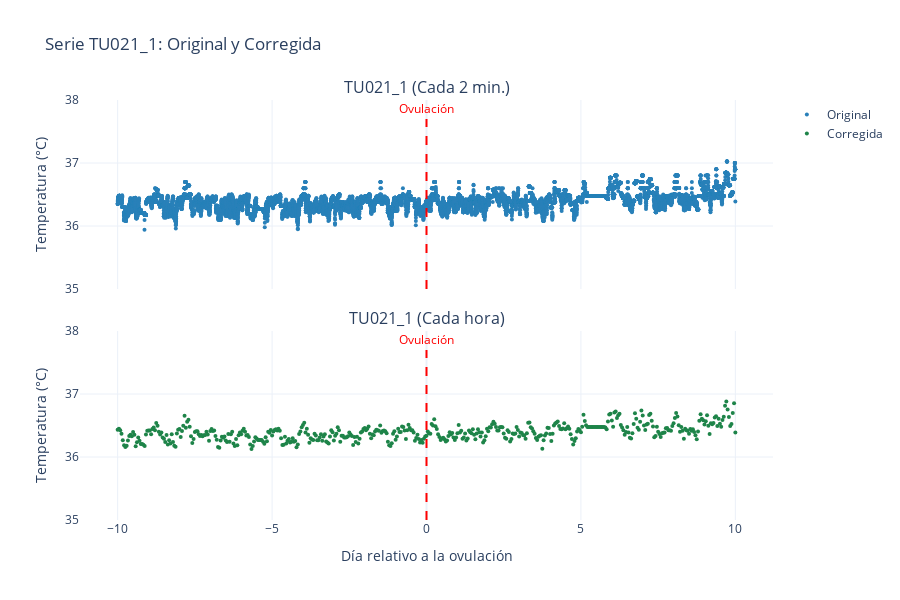
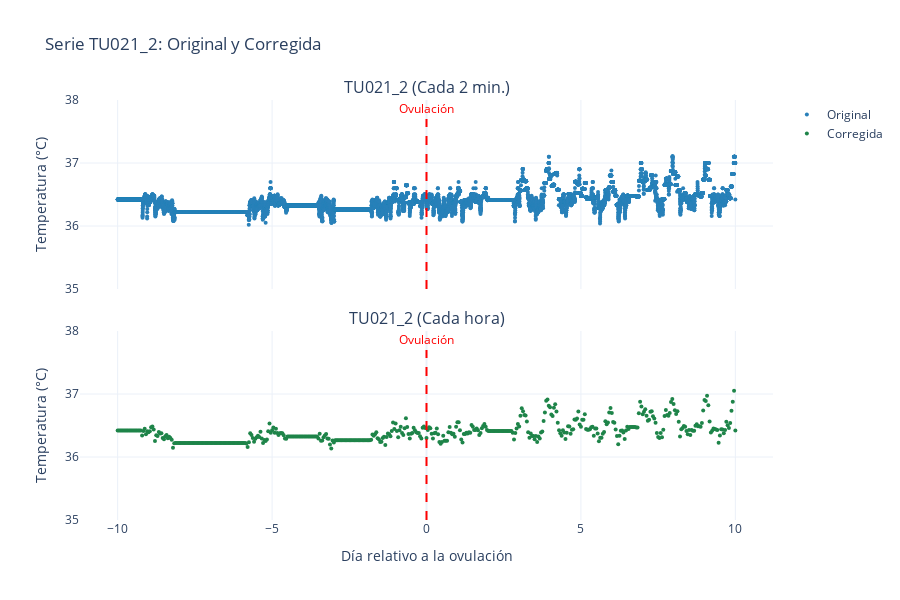
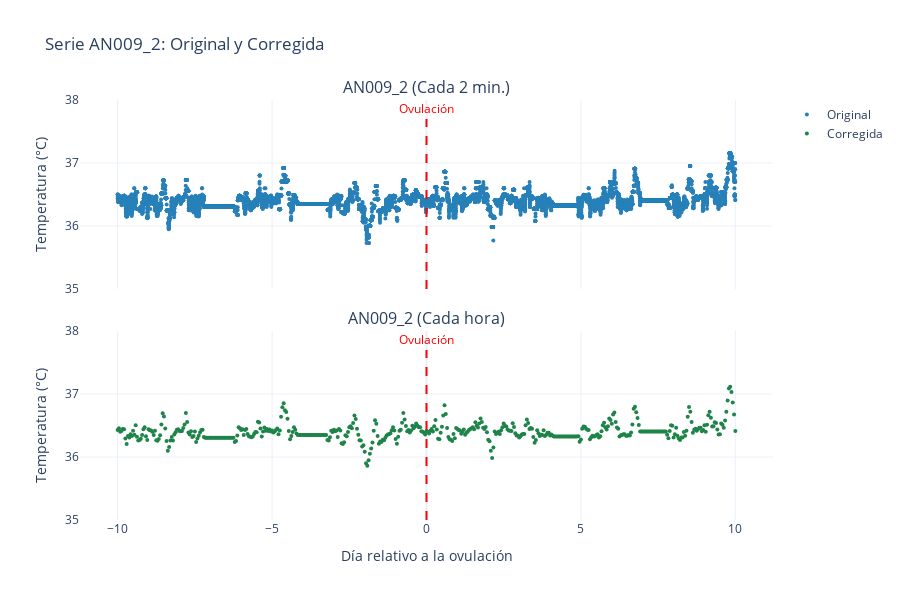
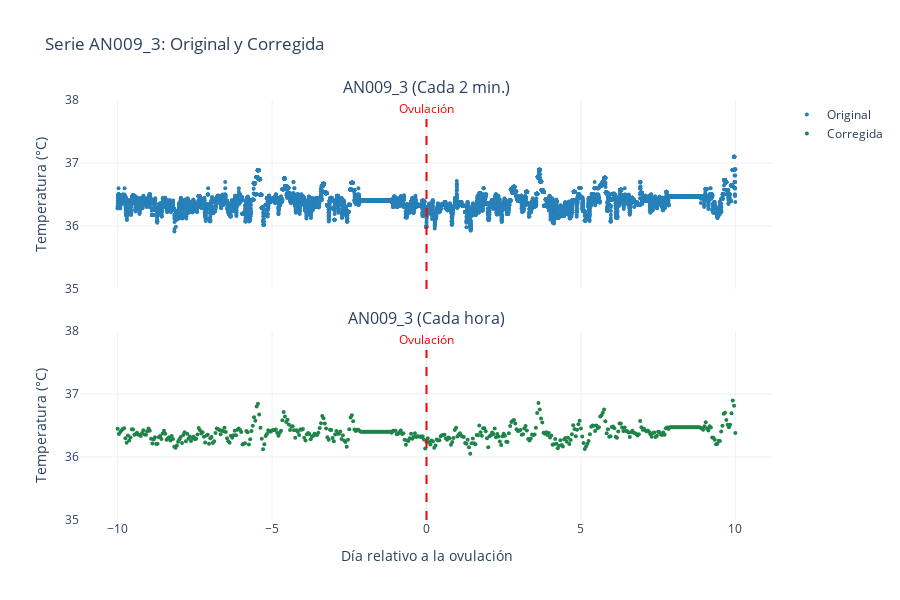

Source (notebook cell) for these figures, in order:
### Code cell
print_series_zoom(muestras_orig=muestras_ovul, muestras_corr=muestras_ovul_horas, list_ids = list(muestras_ovul.keys())[:5], modo_visualizacion="separadas")

### Figure 1 — Plotly figure (JSON) as saved in the notebook; plotly's stock layout.template omitted (floating-point values rounded to 4 significant figures; data arrays with more than 128 entries replaced by an {"elided": "..."} marker saying what was removed)
{"data": [{"marker": {"color": "#2980B9", "size": 4}, "mode": "markers", "name": "Original", "type": "scatter", "x": {"elided": "14401 float values"}, "xaxis": "x", "y": {"elided": "14401 float values"}, "yaxis": "y"}, {"marker": {"color": "#1E8449", "size": 4}, "mode": "markers", "name": "Corregida", "type": "scatter", "x": {"elided": "481 float values"}, "xaxis": "x2", "y": {"elided": "481 float values"}, "yaxis": "y2"}], "layout": {"annotations": [{"font": {"size": 16}, "showarrow": false, "text": "TU021_1 (Cada 2 min.)", "x": 0.5, "xanchor": "center", "xref": "paper", "y": 1, "yanchor": "bottom", "yref": "paper"}, {"font": {"size": 16}, "showarrow": false, "text": "TU021_1 (Cada hora)", "x": 0.5, "xanchor": "center", "xref": "paper", "y": 0.45, "yanchor": "bottom", "yref": "paper"}, {"font": {"color": "red"}, "showarrow": false, "text": "Ovulación", "x": 0, "xref": "x", "y": 37.7, "yanchor": "bottom", "yref": "y"}, {"font": {"color": "red"}, "showarrow": false, "text": "Ovulación", "x": 0, "xref": "x2", "y": 37.7, "yanchor": "bottom", "yref": "y2"}], "height": 600, "hovermode": "x unified", "shapes": [{"line": {"color": "red", "dash": "dash", "width": 2}, "type": "line", "x0": 0, "x1": 0, "xref": "x", "y0": 35, "y1": 37.7, "yref": "y"}, {"line": {"color": "red", "dash": "dash", "width": 2}, "type": "line", "x0": 0, "x1": 0, "xref": "x2", "y0": 35, "y1": 37.7, "yref": "y2"}], "title": {"text": "Serie TU021_1: Original y Corregida"}, "xaxis": {"anchor": "y", "domain": [0, 1], "matches": "x2", "showticklabels": false}, "xaxis2": {"anchor": "y2", "domain": [0, 1], "title": {"text": "Día relativo a la ovulación"}}, "yaxis": {"anchor": "x", "domain": [0.55, 1], "range": [35, 38], "title": {"text": "Temperatura (°C)"}}, "yaxis2": {"anchor": "x2", "domain": [0, 0.45], "range": [35, 38], "title": {"text": "Temperatura (°C)"}}}}

### Figure 2 — Plotly figure (JSON) as saved in the notebook; plotly's stock layout.template omitted (floating-point values rounded to 4 significant figures; data arrays with more than 128 entries replaced by an {"elided": "..."} marker saying what was removed)
{"data": [{"marker": {"color": "#2980B9", "size": 4}, "mode": "markers", "name": "Original", "type": "scatter", "x": {"elided": "14401 float values"}, "xaxis": "x", "y": {"elided": "14401 float values"}, "yaxis": "y"}, {"marker": {"color": "#1E8449", "size": 4}, "mode": "markers", "name": "Corregida", "type": "scatter", "x": {"elided": "481 float values"}, "xaxis": "x2", "y": {"elided": "481 float values"}, "yaxis": "y2"}], "layout": {"annotations": [{"font": {"size": 16}, "showarrow": false, "text": "TU021_2 (Cada 2 min.)", "x": 0.5, "xanchor": "center", "xref": "paper", "y": 1, "yanchor": "bottom", "yref": "paper"}, {"font": {"size": 16}, "showarrow": false, "text": "TU021_2 (Cada hora)", "x": 0.5, "xanchor": "center", "xref": "paper", "y": 0.45, "yanchor": "bottom", "yref": "paper"}, {"font": {"color": "red"}, "showarrow": false, "text": "Ovulación", "x": 0, "xref": "x", "y": 37.7, "yanchor": "bottom", "yref": "y"}, {"font": {"color": "red"}, "showarrow": false, "text": "Ovulación", "x": 0, "xref": "x2", "y": 37.7, "yanchor": "bottom", "yref": "y2"}], "height": 600, "hovermode": "x unified", "shapes": [{"line": {"color": "red", "dash": "dash", "width": 2}, "type": "line", "x0": 0, "x1": 0, "xref": "x", "y0": 35, "y1": 37.7, "yref": "y"}, {"line": {"color": "red", "dash": "dash", "width": 2}, "type": "line", "x0": 0, "x1": 0, "xref": "x2", "y0": 35, "y1": 37.7, "yref": "y2"}], "title": {"text": "Serie TU021_2: Original y Corregida"}, "xaxis": {"anchor": "y", "domain": [0, 1], "matches": "x2", "showticklabels": false}, "xaxis2": {"anchor": "y2", "domain": [0, 1], "title": {"text": "Día relativo a la ovulación"}}, "yaxis": {"anchor": "x", "domain": [0.55, 1], "range": [35, 38], "title": {"text": "Temperatura (°C)"}}, "yaxis2": {"anchor": "x2", "domain": [0, 0.45], "range": [35, 38], "title": {"text": "Temperatura (°C)"}}}}

### Figure 3 — Plotly figure (JSON) as saved in the notebook; plotly's stock layout.template omitted (floating-point values rounded to 4 significant figures; data arrays with more than 128 entries replaced by an {"elided": "..."} marker saying what was removed)
{"data": [{"marker": {"color": "#2980B9", "size": 4}, "mode": "markers", "name": "Original", "type": "scatter", "x": {"elided": "14401 float values"}, "xaxis": "x", "y": {"elided": "14401 float values"}, "yaxis": "y"}, {"marker": {"color": "#1E8449", "size": 4}, "mode": "markers", "name": "Corregida", "type": "scatter", "x": {"elided": "481 float values"}, "xaxis": "x2", "y": {"elided": "481 float values"}, "yaxis": "y2"}], "layout": {"annotations": [{"font": {"size": 16}, "showarrow": false, "text": "AN009_2 (Cada 2 min.)", "x": 0.5, "xanchor": "center", "xref": "paper", "y": 1, "yanchor": "bottom", "yref": "paper"}, {"font": {"size": 16}, "showarrow": false, "text": "AN009_2 (Cada hora)", "x": 0.5, "xanchor": "center", "xref": "paper", "y": 0.45, "yanchor": "bottom", "yref": "paper"}, {"font": {"color": "red"}, "showarrow": false, "text": "Ovulación", "x": 0, "xref": "x", "y": 37.7, "yanchor": "bottom", "yref": "y"}, {"font": {"color": "red"}, "showarrow": false, "text": "Ovulación", "x": 0, "xref": "x2", "y": 37.7, "yanchor": "bottom", "yref": "y2"}], "height": 600, "hovermode": "x unified", "shapes": [{"line": {"color": "red", "dash": "dash", "width": 2}, "type": "line", "x0": 0, "x1": 0, "xref": "x", "y0": 35, "y1": 37.7, "yref": "y"}, {"line": {"color": "red", "dash": "dash", "width": 2}, "type": "line", "x0": 0, "x1": 0, "xref": "x2", "y0": 35, "y1": 37.7, "yref": "y2"}], "title": {"text": "Serie AN009_2: Original y Corregida"}, "xaxis": {"anchor": "y", "domain": [0, 1], "matches": "x2", "showticklabels": false}, "xaxis2": {"anchor": "y2", "domain": [0, 1], "title": {"text": "Día relativo a la ovulación"}}, "yaxis": {"anchor": "x", "domain": [0.55, 1], "range": [35, 38], "title": {"text": "Temperatura (°C)"}}, "yaxis2": {"anchor": "x2", "domain": [0, 0.45], "range": [35, 38], "title": {"text": "Temperatura (°C)"}}}}

### Figure 4 — Plotly figure (JSON) as saved in the notebook; plotly's stock layout.template omitted (floating-point values rounded to 4 significant figures; data arrays with more than 128 entries replaced by an {"elided": "..."} marker saying what was removed)
{"data": [{"marker": {"color": "#2980B9", "size": 4}, "mode": "markers", "name": "Original", "type": "scatter", "x": {"elided": "14401 float values"}, "xaxis": "x", "y": {"elided": "14401 float values"}, "yaxis": "y"}, {"marker": {"color": "#1E8449", "size": 4}, "mode": "markers", "name": "Corregida", "type": "scatter", "x": {"elided": "481 float values"}, "xaxis": "x2", "y": {"elided": "481 float values"}, "yaxis": "y2"}], "layout": {"annotations": [{"font": {"size": 16}, "showarrow": false, "text": "AN009_3 (Cada 2 min.)", "x": 0.5, "xanchor": "center", "xref": "paper", "y": 1, "yanchor": "bottom", "yref": "paper"}, {"font": {"size": 16}, "showarrow": false, "text": "AN009_3 (Cada hora)", "x": 0.5, "xanchor": "center", "xref": "paper", "y": 0.45, "yanchor": "bottom", "yref": "paper"}, {"font": {"color": "red"}, "showarrow": false, "text": "Ovulación", "x": 0, "xref": "x", "y": 37.7, "yanchor": "bottom", "yref": "y"}, {"font": {"color": "red"}, "showarrow": false, "text": "Ovulación", "x": 0, "xref": "x2", "y": 37.7, "yanchor": "bottom", "yref": "y2"}], "height": 600, "hovermode": "x unified", "shapes": [{"line": {"color": "red", "dash": "dash", "width": 2}, "type": "line", "x0": 0, "x1": 0, "xref": "x", "y0": 35, "y1": 37.7, "yref": "y"}, {"line": {"color": "red", "dash": "dash", "width": 2}, "type": "line", "x0": 0, "x1": 0, "xref": "x2", "y0": 35, "y1": 37.7, "yref": "y2"}], "title": {"text": "Serie AN009_3: Original y Corregida"}, "xaxis": {"anchor": "y", "domain": [0, 1], "matches": "x2", "showticklabels": false}, "xaxis2": {"anchor": "y2", "domain": [0, 1], "title": {"text": "Día relativo a la ovulación"}}, "yaxis": {"anchor": "x", "domain": [0.55, 1], "range": [35, 38], "title": {"text": "Temperatura (°C)"}}, "yaxis2": {"anchor": "x2", "domain": [0, 0.45], "range": [35, 38], "title": {"text": "Temperatura (°C)"}}}}
